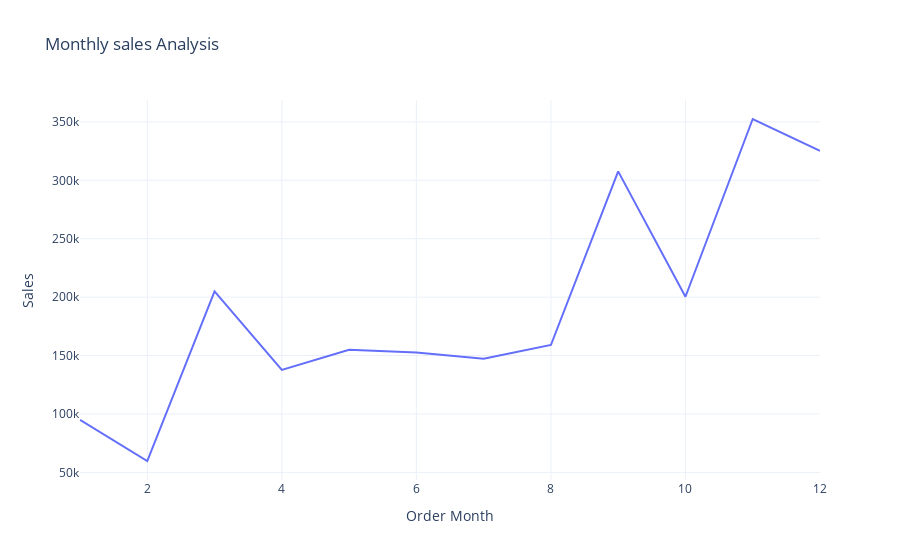

Source (notebook cell):
### Code cell
fig=px.line(sales_by_month,
            x="Order Month",
            y="Sales",
            title="Monthly sales Analysis")
fig.show()

### Figure 1 — Plotly figure (JSON) as saved in the notebook; plotly's stock layout.template omitted (floating-point values rounded to 4 significant figures)
{"data": [{"hovertemplate": "Order Month=%{x}<br>Sales=%{y}<extra></extra>", "legendgroup": "", "line": {"color": "#636efa", "dash": "solid"}, "marker": {"symbol": "circle"}, "mode": "lines", "name": "", "orientation": "v", "showlegend": false, "type": "scatter", "x": [1, 2, 3, 4, 5, 6, 7, 8, 9, 10, 11, 12], "xaxis": "x", "y": [94920.0, 59750.0, 205000.0, 137800.0, 155000.0, 152700.0, 147200.0, 159000.0, 307600.0, 200300.0, 352500.0, 325300.0], "yaxis": "y"}], "layout": {"autosize": true, "legend": {"tracegroupgap": 0}, "title": {"text": "Monthly sales Analysis"}, "xaxis": {"anchor": "y", "autorange": true, "domain": [0, 1], "range": [1, 12], "title": {"text": "Order Month"}, "type": "linear"}, "yaxis": {"anchor": "x", "autorange": true, "domain": [0, 1], "range": [43490.0, 368700.0], "title": {"text": "Sales"}, "type": "linear"}}}
